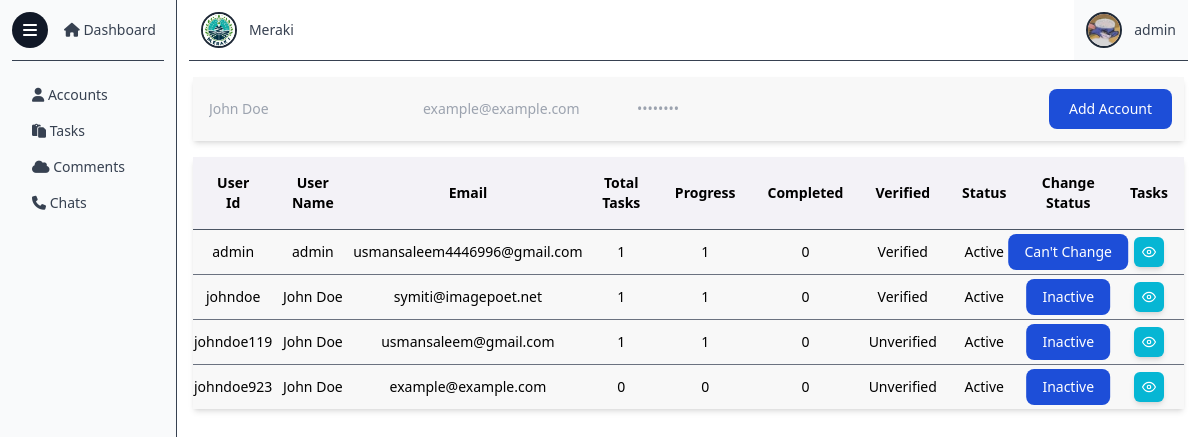
The app's page /dashboard.php (signed in), older data.
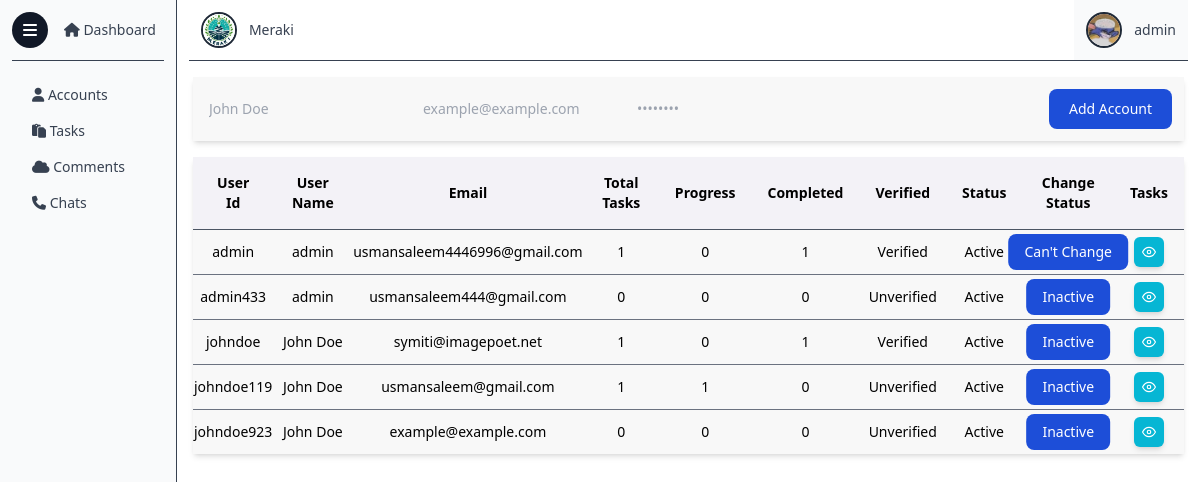
The same page, newer data.
### tables this page shows
CREATE TABLE `users` (
  `id` varchar(30) NOT NULL,
  `name` varchar(30) NOT NULL,
  `email` varchar(30) NOT NULL,
  `pass` text NOT NULL,
  `img` text NOT NULL,
  `status` int(1) NOT NULL,
  `admin` int(11) NOT NULL DEFAULT 0,
  `active` int(11) NOT NULL DEFAULT 1
);

### dashboard.php (the view, shortened to what this page needs)
<?php
$user_id = $_SESSION["id"];
include ("partials/_dbconnect.php");
?>
<!DOCTYPE html>
<html lang="en">
<head>
    <link href="side/style.css" rel="stylesheet">
</head>
<body class="open-sans bg-white">
    <div class="absolute top-3 left-3 z-30">
        <button class="bg-gray-900 w-9 h-9 grid place-items-center p-2 rounded-full" class="button"
            onclick="displayMenu()">
            <i class="fas fa-bars text-base text-white"></i>
        </button>
    </div>
    <div class="flex z-20 overflow-y-hidden max-h-screen">
        <?php
        include ("dashboard/_sidemenu.php");
        ?>
        <div class="overflow-y-scroll hide-scrollbar w-full">
            <header class="flex justify-between items-center mx-3">
                <a href="/" class="dashboard-link flex items-center space-x-3 p-3">
                    <img src="images/logo.jpg" alt="" class="h-9 w-9 rounded-full border-2 border-gray-800">
                    <p class="text-gray-700 text-sm">Meraki</p>
                </a>
                <a href="p" class="flex items-center space-x-3 p-3 bg-gray-50">
                    <?php
                    $sql = "SELECT * FROM `users` WHERE `id` = ?";
                    $stmt = mysqli_prepare($conn, $sql);
                    mysqli_stmt_bind_param($stmt, "s", $user_id);
                    mysqli_execute($stmt);
                    $result = mysqli_stmt_get_result($stmt);
                    $row = mysqli_fetch_assoc($result);
                    if ($row["img"] != "none") {
                        echo '<img src="profile/images/' . $row["img"] . '" alt="" class="h-9 w-9 rounded-full border-2 border-gray-800">';
                    } else {
                        echo '<img src="images/user.png" alt="profile" class="h-9 w-9 rounded-full border-2 border-gray-800">';
                    }
                    echo '<p class="text-gray-700 text-sm">' . $row["name"] . '</p>';
                    ?>
                </a>
            </header>
            <hr class="mx-3 border-t border-gray-700">
            <div
                class="m-4 bg-white rounded-md container min-w-[calc(100%-32px)] text-sm max-w-[calc(100%-32px)] space-y-4">
                <form class="w-full shadow-md bg-[#F8F8F8] flex justify-between items-center" action="partials/_s-handler.php"
                    method="post">
                    <div class="flex m-4 space-x-3">
                        <input type="text" name="name" class="bg-transparent outline-none border-none"
                            placeholder="John Doe" minlength="5" required></input>
                        <input type="email" name="email" class="bg-transparent outline-none border-none"
                            placeholder="example@example.com" minlength="12" required></input>
                        <input type="password" autocomplete="new-password" name="pass"
                            class="bg-transparent outline-none border-none" placeholder="••••••••" minlength="12"
                            required>
                    </div>
                    <button type="Submit"
                        class="text-white bg-blue-700 hover:bg-blue-800 focus:ring-4 focus:outline-none focus:ring-blue-300 font-medium rounded-lg text-sm px-5 py-2.5 text-center m-3">Add Account</button>
                </form>
                <table class="w-full shadow-md">
                    <thead>
                        <tr class="border-b-gray-600 border-b bg-[#F3F2F7]">
                            <th scope="col" class="p-4">User Id</th>
                            <th scope="col" class="p-4">User Name</th>
                            <th scope="col" class="p-4">Email</th>
                            <th scope="col" class="p-4">Total Tasks</th>
                            <th scope="col" class="p-4">Progress</th>
                            <th scope="col" class="p-4">Completed</th>
                            <th scope="col" class="p-4">Verified</th>
                            <th scope="col" class="p-4">Status</th>
                            <th scope="col" class="p-4">Change Status</th>
                            <th scope="col" class="p-4">Tasks</th>
                        </tr>
                    </thead>
                    <tbody>
                        <?php
                        $sql = "SELECT * FROM `users`";
                        $stmt = mysqli_prepare($conn, $sql);
                        mysqli_stmt_execute($stmt);
                        $result = mysqli_stmt_get_result($stmt);
                        while ($row = mysqli_fetch_assoc($result)) {
                            if ($row["active"] == 1) {
                                $status = "Active";
                                $change_status = "Inactive";
                                $change_status_id = 0;
                            } else {
                                $status = "Unactive";
                                $change_status = "Active";
                                $change_status_id = 1;
                            }
                            if ($_SESSION["id"] == $row["id"]) {
                                $change_status = "Can't Change";
                                $change_status_id = 2;
                            }
                            if ($row["status"] == 1) {
                                $verify = "Verified";
                            } else {
                                $verify = "Unverified";
                            }
                            $totalTasks = 0;
                            $progress = 0;
                            $finished = 0;
                            $sql = "SELECT * FROM `tasks` WHERE `id` = ?";
                            $stmt = mysqli_prepare($conn, $sql);
                            mysqli_stmt_bind_param($stmt, "s", $row["id"]);
                            mysqli_stmt_execute($stmt);
                            $result2 = mysqli_stmt_get_result($stmt);
                            while ($row2 = mysqli_fetch_assoc($result2)) {
                                $totalTasks++;
                                if ($row2["task_status"] == "progress") {
                                    $progress++;
                                } else if ($row2["task_status"] == "finished") {
                                    $finished++;
                                }
                            }
                            echo '<tr class="border-b-gray-500 border-b bg-[#F8F8F8] last:border-b-0">
                            <td class="text-center py-3">' . $row["id"] . '</td>
                            <td class="text-center py-3">' . $row["name"] . '</td>
                            <td class="text-center py-3">' . $row["email"] . '</td>
                            <td class="text-center py-3">' . $totalTasks . '</td>
                            <td class="text-center py-3">' . $progress . '</td>
                            <td class="text-center py-3">' . $finished . '</td>
                            <td class="text-center py-3">' . $verify . '</td>
                            <td class="text-center py-3">' . $status . '</td>
                            <td class="py-3 relative">
                                <button onclick="window.location.assign(`dashboard/_changeuseractive?id=' . $row["id"] . '&status=' . $change_status_id . '`)" class="absolute left-1/2 top-1/2 -translate-y-1/2 -translate-x-1/2 text-white bg-blue-700 hover:bg-blue-800 focus:ring-4 focus:outline-none focus:ring-blue-300 font-medium rounded-lg text-sm  px-4 py-2 text-center whitespace-nowrap">' . $change_status . '</button>
                            </td>
                            <td class="py-3 relative">
                                <button class="absolute left-1/2 top-1/2 -translate-y-1/2 -translate-x-1/2 flex items-center p-2 text-white bg-cyan-500 shadow-md hover:bg-cyan-400 rounded-md"
                                onclick="window.location.assign(`tasks?id=' . $row["id"] . '`)">
                                    <svg xmlns="http://www.w3.org/2000/svg" width="14" height="14" viewBox="0 0 24 24" fill="none"
                                    stroke="currentColor" stroke-width="2" stroke-linecap="round" stroke-linejoin="round"
                                    class="feather feather-eye">
                                    <path d="M1 12s4-8 11-8 11 8 11 8-4 8-11 8-11-8-11-8z"></path>
                                    <circle cx="12" cy="12" r="3"></circle>
                                    </svg>
                                </button>
                            </td>
                            </tr>';
                        }
                        ?>
                    </tbody>
                </table>
            </div>
        </div>
    </div>
</body>
</html>

### dashboard/_sidemenu.php
<div class="menu-container flex flex-col no-scrollbar z-20">
<div
    class="menu w-full overflow-hidden min-h-screen overflow-y-scroll no-scrollbar bg-gray-50 border-r border-gray-700">
    <div class="flex items-center">
        <a href="dashboard.php"
            class="whitespace-nowrap block text-gray-700 p-2 m-3 rounded-md text-sm text-center hover:text-black ml-14"><i
                class="fa fa-house text-gray-700"></i> Dashboard</a>
    </div>
    <hr class="mx-3 border-t border-gray-700">
    <div class="space-y-4 my-6 flex flex-col">
        <a href="dashboard.php" class="whitespace-nowrap block text-gray-700 rounded-md text-sm pl-8 hover:text-black"><i
                class="fa fa-user text-gray-700"></i> Accounts</a>
        <a href="tasks" class="whitespace-nowrap block text-gray-700 rounded-md text-sm pl-8 hover:text-black"><i
                class="fa fa-clipboard text-gray-700"></i> Tasks</a>
        <a href="comments" class="whitespace-nowrap block text-gray-700 rounded-md text-sm pl-8 hover:text-black"><i
                class="fa fa-cloud text-gray-700"></i> Comments</a>
        <a href="chat" class="whitespace-nowrap block text-gray-700 rounded-md text-sm pl-8 hover:text-black"><i
                class="fa fa-phone text-gray-700"></i> Chats</a>
    </div>
</div>
</div>

Row changes from the older to the newer data that the page shows:
computed for users "usmansaleem4446996@gmail.com": progress "1" → "0"; finished "0" → "1"
added users: id "admin433", name "admin", email "usmansaleem444@gmail.com", totalTasks "0", progress "0", finished "0", status "Unverified", active "Active", active "Inactive"
computed for users "johndoe": progress "1" → "0"; finished "0" → "1"
